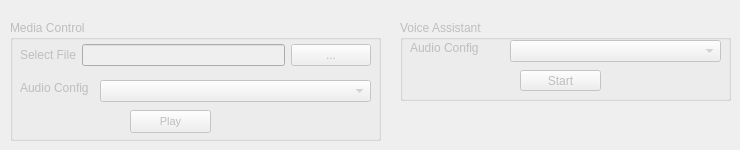
            <widget class="QWidget" name="tabLEPlayer">
             <attribute name="title">
              <string>Media Control (Player)</string>
             </attribute>
             <widget class="QGroupBox" name="groupBox_le_audio_pl_mediaControl">
              <property name="enabled">
               <bool>false</bool>
              </property>
              <property name="geometry">
               <rect>
                <x>10</x>
                <y>20</y>
                <width>371</width>
                <height>121</height>
               </rect>
              </property>
              <property name="title">
               <string>Media Control</string>
              </property>
              <widget class="QWidget" name="layoutWidget_10">
               <property name="geometry">
                <rect>
                 <x>10</x>
                 <y>20</y>
                 <width>351</width>
                 <height>30</height>
                </rect>
               </property>
               <layout class="QGridLayout" name="gridLayout_48">
                <item row="0" column="1">
                 <widget class="QLineEdit" name="le_audio_pl_media_LeAudioFile">
                  <property name="enabled">
                   <bool>false</bool>
                  </property>
                  <property name="sizePolicy">
                   <sizepolicy hsizetype="Expanding" vsizetype="Fixed">
                    <horstretch>0</horstretch>
                    <verstretch>0</verstretch>
                   </sizepolicy>
                  </property>
                 </widget>
                </item>
                <item row="0" column="2">
                 <widget class="QPushButton" name="btn_le_audio_pl_media_findFile">
                  <property name="enabled">
                   <bool>false</bool>
                  </property>
                  <property name="sizePolicy">
                   <sizepolicy hsizetype="Minimum" vsizetype="Fixed">
                    <horstretch>0</horstretch>
                    <verstretch>0</verstretch>
                   </sizepolicy>
                  </property>
                  <property name="text">
                   <string>...</string>
                  </property>
                 </widget>
                </item>
                <item row="0" column="0">
                 <widget class="QLabel" name="label_le_audio_pl_media_LeAudioFile">
                  <property name="enabled">
                   <bool>false</bool>
                  </property>
                  <property name="sizePolicy">
                   <sizepolicy hsizetype="Minimum" vsizetype="Preferred">
                    <horstretch>0</horstretch>
                    <verstretch>0</verstretch>
                   </sizepolicy>
                  </property>
                  <property name="minimumSize">
                   <size>
                    <width>0</width>
                    <height>0</height>
                   </size>
                  </property>
                  <property name="text">
                   <string>Select File</string>
                  </property>
                 </widget>
                </item>
               </layout>
              </widget>
              <widget class="QLabel" name="label_le_audio_pl_media_audioConfig">
               <property name="geometry">
                <rect>
                 <x>10</x>
                 <y>60</y>
                 <width>81</width>
                 <height>16</height>
                </rect>
               </property>
               <property name="text">
                <string>Audio Config</string>
               </property>
              </widget>
              <widget class="QComboBox" name="le_audio_pl_list_media_audioConfig">
               <property name="geometry">
                <rect>
                 <x>90</x>
                 <y>60</y>
                 <width>271</width>
                 <height>22</height>
                </rect>
               </property>
               <property name="maxVisibleItems">
                <number>10</number>
               </property>
              </widget>
              <widget class="QPushButton" name="btn_le_audio_pl_playPause">
               <property name="enabled">
                <bool>false</bool>
               </property>
               <property name="geometry">
                <rect>
                 <x>120</x>
                 <y>90</y>
                 <width>81</width>
                 <height>23</height>
                </rect>
               </property>
               <property name="maximumSize">
                <size>
                 <width>16777215</width>
                 <height>16777215</height>
                </size>
               </property>
               <property name="font">
                <font>
                 <family>MS Shell Dlg 2</family>
                 <pointsize>8</pointsize>
                </font>
               </property>
               <property name="text">
                <string>Play</string>
               </property>
              </widget>
             </widget>
             <widget class="QGroupBox" name="groupBox_le_audio_pl_mic_control">
              <property name="enabled">
               <bool>false</bool>
              </property>
              <property name="geometry">
               <rect>
                <x>400</x>
                <y>20</y>
                <width>331</width>
                <height>81</height>
               </rect>
              </property>
              <property name="title">
               <string>Voice Assistant</string>
              </property>
              <widget class="QPushButton" name="btn_le_audio_pl_startVoiceCapture">
               <property name="enabled">
                <bool>false</bool>
               </property>
               <property name="geometry">
                <rect>
                 <x>120</x>
                 <y>50</y>
                 <width>81</width>
                 <height>21</height>
                </rect>
               </property>
               <property name="text">
                <string>Start</string>
               </property>
              </widget>
              <widget class="QLabel" name="label_le_audio_pl_mic_audioConfig">
               <property name="geometry">
                <rect>
                 <x>10</x>
                 <y>20</y>
                 <width>81</width>
                 <height>16</height>
                </rect>
               </property>
               <property name="text">
                <string>Audio Config</string>
               </property>
              </widget>
              <widget class="QComboBox" name="le_audio_pl_list_mic_audioConfig">
               <property name="geometry">
                <rect>
                 <x>110</x>
                 <y>20</y>
                 <width>211</width>
                 <height>22</height>
                </rect>
               </property>
               <property name="maxVisibleItems">
                <number>10</number>
               </property>
              </widget>
             </widget>
            </widget>
